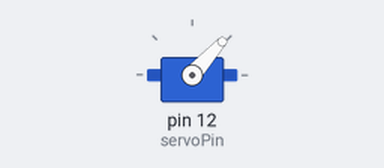
Recording of a program running on a simulated Raspberry Pi (header pin numbers). Parts: servo. Servo angles are drawn from the pulse width (0.5 ms = 0°, 2.5 ms = 180°); what the program prints to the terminal is not drawn.

Above: at 0.05 s.
At 0.4 s:
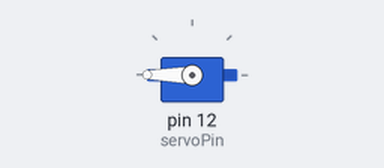
At 0.8 s:
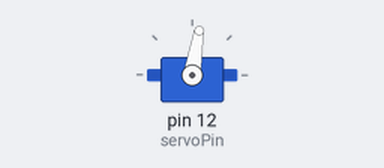
At 1.35 s:
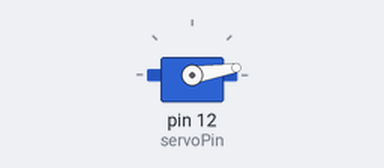
Timing chart, 0 to 3.1 s (numbered marks = the images above):
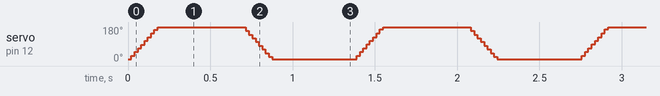

The program:

Sweep.py
```python
import RPi.GPIO as GPIO
import time
OFFSET_DUTY = 0.5        # lastig time 0.5ms to 2.5 ms of signal cycle
# define pulse duty cycle for minimum angle of servo
SERVO_MIN_DUTY = 2.5 + OFFSET_DUTY
# define pulse duty cycle for maximum angle of servo
SERVO_MAX_DUTY = 12.5 + OFFSET_DUTY
SERVO_DELAY_SEC = 0.001
servoPin = 12


def setup():
    global p
    GPIO.setmode(GPIO.BOARD)  # physical GPIO Numbering
    GPIO.setup(servoPin, GPIO.OUT)
    GPIO.output(servoPin, GPIO.LOW)

    p = GPIO.PWM(servoPin, 50)
    p.start(0)

# map the angle to duty cycle  to output PWM then servo will rotate to specific angle


def servoWrite(angle):
    if (angle < 0):
        angle = 0
    elif (angle > 180):
        angle = 180

    dc = SERVO_MIN_DUTY + (SERVO_MAX_DUTY - SERVO_MIN_DUTY) * \
        angle / 180.0  # map the angle to duty cycle
    p.ChangeDutyCycle(dc)


def loop():
    while True:
        for angle in range(0, 181, 1):  # from 0 to 180 degree
            servoWrite(angle)
            time.sleep(SERVO_DELAY_SEC)
        time.sleep(0.5)
        for angle in range(180, -1, -1):  # from 180 to 0 degree
            servoWrite(angle)
            time.sleep(SERVO_DELAY_SEC)
        time.sleep(0.5)


def destroy():
    p.stop()
    GPIO.cleanup()                    # Release GPIO resource


if __name__ == '__main__':
    print('Program is starting...')
    setup()
    try:
        loop()
    except KeyboardInterrupt:  # terminate app on ctrl-c
        destroy()
```
